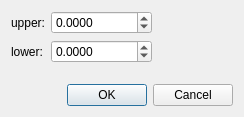
<?xml version="1.0" encoding="UTF-8"?>
<ui version="4.0">
 <class>SetScaleDialog</class>
 <widget class="QDialog" name="SetScaleDialog">
  <property name="geometry">
   <rect>
    <x>0</x>
    <y>0</y>
    <width>244</width>
    <height>117</height>
   </rect>
  </property>
  <property name="windowTitle">
   <string>Set Axis Scale</string>
  </property>
  <layout class="QGridLayout" name="gridLayout">
   <item row="0" column="0">
    <widget class="QLabel" name="label">
     <property name="text">
      <string>upper:</string>
     </property>
    </widget>
   </item>
   <item row="0" column="1">
    <widget class="QDoubleSpinBox" name="UpperSpinBox">
     <property name="decimals">
      <number>4</number>
     </property>
     <property name="minimum">
      <double>-999999999.000000000000000</double>
     </property>
     <property name="maximum">
      <double>999999999.000000000000000</double>
     </property>
    </widget>
   </item>
   <item row="0" column="2">
    <spacer name="horizontalSpacer">
     <property name="orientation">
      <enum>Qt::Horizontal</enum>
     </property>
     <property name="sizeHint" stdset="0">
      <size>
       <width>21</width>
       <height>20</height>
      </size>
     </property>
    </spacer>
   </item>
   <item row="1" column="0">
    <widget class="QLabel" name="label_2">
     <property name="text">
      <string>lower:</string>
     </property>
    </widget>
   </item>
   <item row="1" column="1">
    <widget class="QDoubleSpinBox" name="LowerSpinBox">
     <property name="decimals">
      <number>4</number>
     </property>
     <property name="minimum">
      <double>-999999999.000000000000000</double>
     </property>
     <property name="maximum">
      <double>999999999.000000000000000</double>
     </property>
    </widget>
   </item>
   <item row="1" column="2">
    <spacer name="horizontalSpacer_2">
     <property name="orientation">
      <enum>Qt::Horizontal</enum>
     </property>
     <property name="sizeHint" stdset="0">
      <size>
       <width>21</width>
       <height>20</height>
      </size>
     </property>
    </spacer>
   </item>
   <item row="2" column="2">
    <spacer name="verticalSpacer">
     <property name="orientation">
      <enum>Qt::Vertical</enum>
     </property>
     <property name="sizeHint" stdset="0">
      <size>
       <width>20</width>
       <height>0</height>
      </size>
     </property>
    </spacer>
   </item>
   <item row="3" column="1" colspan="2">
    <widget class="QDialogButtonBox" name="buttonBox">
     <property name="orientation">
      <enum>Qt::Horizontal</enum>
     </property>
     <property name="standardButtons">
      <set>QDialogButtonBox::Cancel|QDialogButtonBox::Ok</set>
     </property>
    </widget>
   </item>
  </layout>
 </widget>
 <resources/>
 <connections>
  <connection>
   <sender>buttonBox</sender>
   <signal>accepted()</signal>
   <receiver>SetScaleDialog</receiver>
   <slot>accept()</slot>
   <hints>
    <hint type="sourcelabel">
     <x>248</x>
     <y>254</y>
    </hint>
    <hint type="destinationlabel">
     <x>157</x>
     <y>274</y>
    </hint>
   </hints>
  </connection>
  <connection>
   <sender>buttonBox</sender>
   <signal>rejected()</signal>
   <receiver>SetScaleDialog</receiver>
   <slot>reject()</slot>
   <hints>
    <hint type="sourcelabel">
     <x>316</x>
     <y>260</y>
    </hint>
    <hint type="destinationlabel">
     <x>286</x>
     <y>274</y>
    </hint>
   </hints>
  </connection>
 </connections>
</ui>
